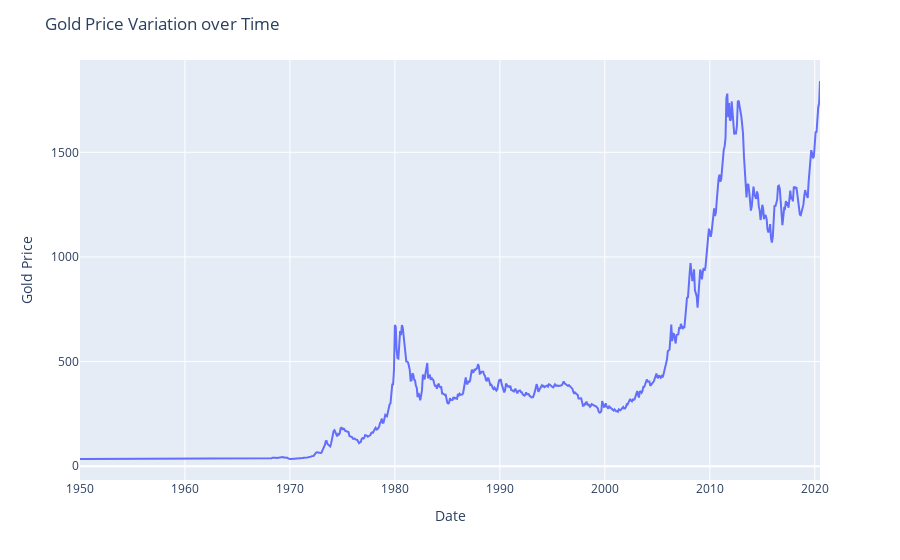

Notebook code for this chart:
### Markdown cell above
Firstly, let us look at the price variation over past few decades.

### Code cell
fig = px.line(df_GPrice_Time, x='Date', y='Price')
fig.update_layout(yaxis_title='Gold Price',
    title='Gold Price Variation over Time')
iplot(fig)

### Figure 1 — Plotly figure (JSON) as saved in the notebook; plotly's stock layout.template omitted (floating-point values rounded to 4 significant figures; data arrays with more than 128 entries replaced by an {"elided": "..."} marker saying what was removed)
{"data": [{"hovertemplate": "Date=%{x}<br>Price=%{y}<extra></extra>", "legendgroup": "", "line": {"color": "#636efa", "dash": "solid"}, "marker": {"symbol": "circle"}, "mode": "lines", "name": "", "orientation": "v", "showlegend": false, "type": "scatter", "x": {"elided": "847 str values"}, "xaxis": "x", "y": {"elided": "847 float values"}, "yaxis": "y"}], "layout": {"legend": {"tracegroupgap": 0}, "margin": {"t": 60}, "title": {"text": "Gold Price Variation over Time"}, "xaxis": {"anchor": "y", "domain": [0, 1], "title": {"text": "Date"}}, "yaxis": {"anchor": "x", "domain": [0, 1], "title": {"text": "Gold Price"}}}}
